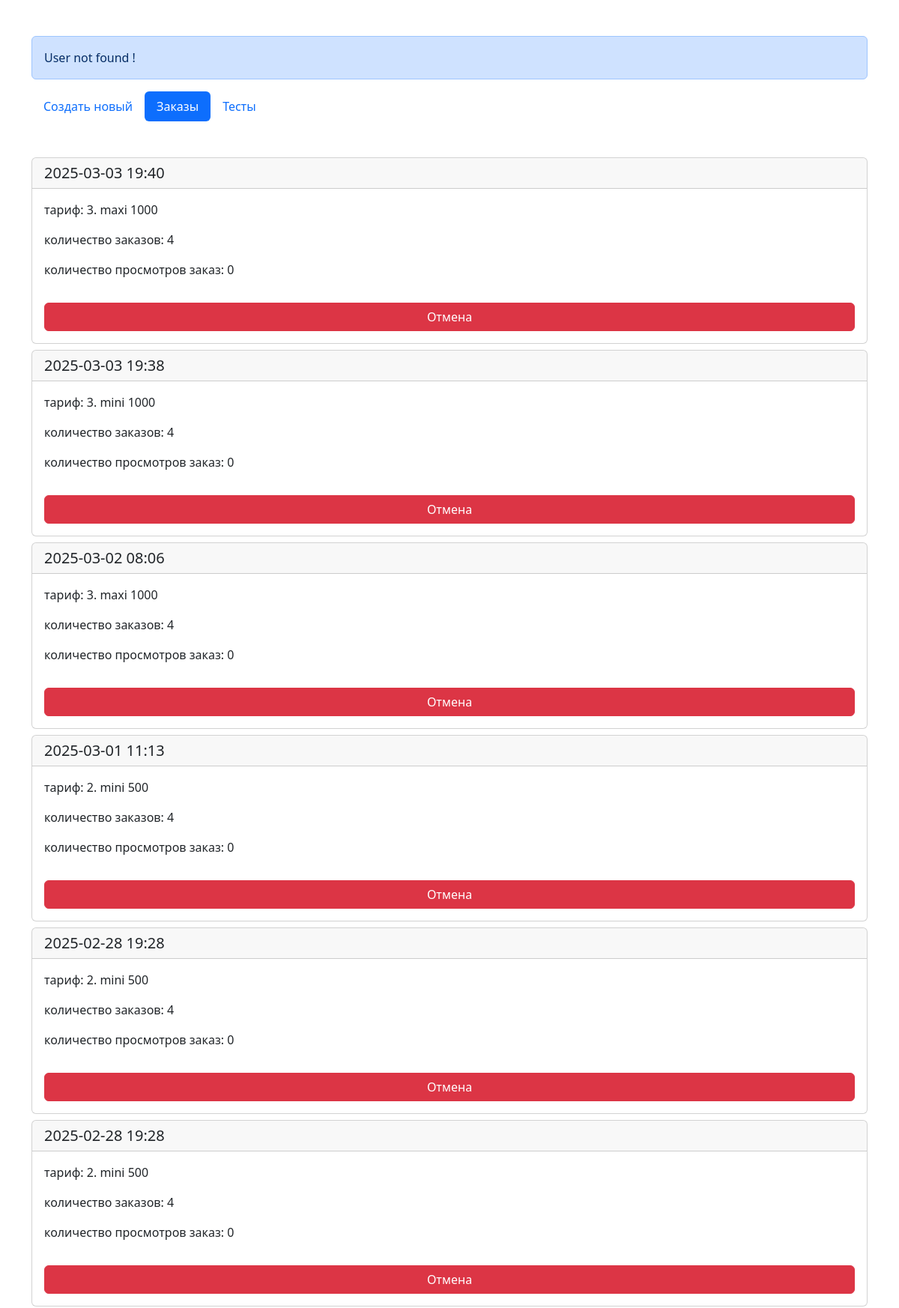
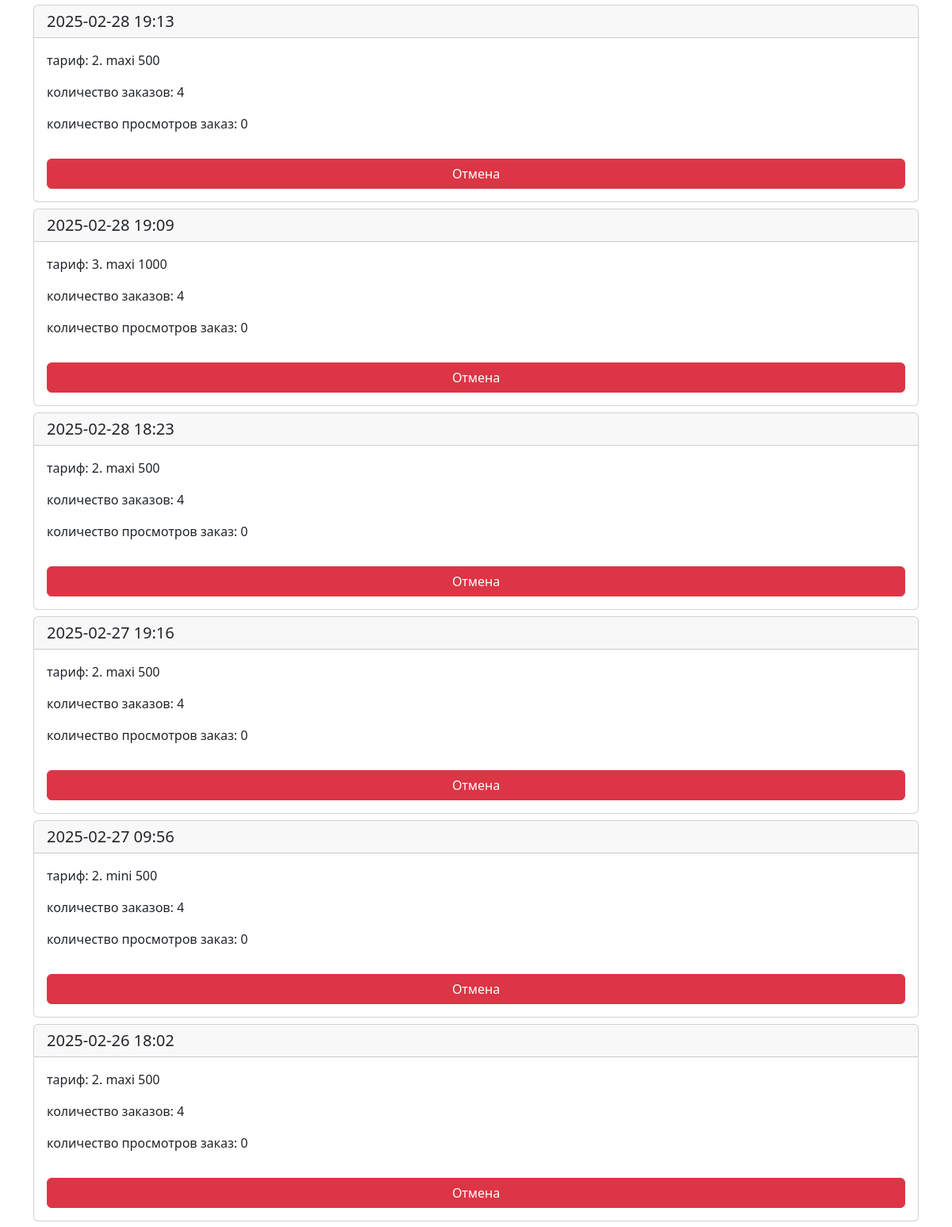
The page /app/orders/ (upper part) on the database its author committed (2 pictures, top to bottom).
### main/models.py (models this page shows, shortened)
class Order(models.Model):
    date = models.DateTimeField(auto_now_add=True, blank=True, null=True)
    tarif = models.ForeignKey(Tarif, on_delete=models.SET_NULL, blank=True, null=True)
    client = models.ForeignKey(Client, on_delete=models.SET_NULL, blank=True, null=True)
    orders = models.TextField(blank=True, null=True)
    jap_orders = models.TextField(blank=True, null=True)
    for_test = models.BooleanField(default=False)
    publication = models.IntegerField("Публикаций", default=0)
    @property
    def count_orders(self):
        orders = self.orders.split(',') if self.orders else ','
        return orders.__len__()-1
    @property
    def count_jap_orders(self):
        orders = self.jap_orders.split(',') if self.jap_orders else ','
        return orders.__len__()-1

class Tarif(models.Model):
    name = models.CharField("Название тарифа", max_length=250)
    like = models.IntegerField("Лайков", default=0)
    like_speed = models.IntegerField("Скорость. Лайков", default=0)
    coverage = models.IntegerField("Охват", default=0)
    coverage_speed = models.IntegerField("Скорость. Охват", default=0)
    saved = models.IntegerField("Сохраненные", default=0)
    saved_speed = models.IntegerField("Скорость. Сохраненные", default=0)
    class Meta:
        verbose_name = "Тариф"
        verbose_name_plural = "Тарифы"
        ordering = ['name']

### main/views.py (the view)
# urls.py: path('orders/', orders, name='orders'),
def orders(request):
    orders = Order.objects.filter(for_test=False).order_by('-id')
    return render(request, 'orders.html', {'orders': orders})

### templates/orders.html (shortened to what this page needs)
<!DOCTYPE html>
<html lang="en">
<head>
    <link href="https://cdn.jsdelivr.net/npm/bootstrap@5.3.3/dist/css/bootstrap.min.css" rel="stylesheet">
</head>
<body>
    <div id="error" class="mt-5 container">
        <div class="alert alert-primary fade show" role="alert">
            User not found !
        </div>
    </div>
    <div class="container" id="main_content">
        <ul class="nav nav-pills mt-3">
            <li class="nav-item">
                <a class="nav-link" href="/app/">Создать новый</a>
            </li>
            <li class="nav-item">
                <a class="nav-link active" href="#">Заказы</a>
            </li>
            <li class="nav-item">
                <a class="nav-link" href="/app/test_orders/">Тесты</a>
            </li>
        </ul>
        <div class="cards mt-5">
            {% for order in orders %}
                <div class="card mb-2">
                    <h5 class="card-header">{{order.date|date:'Y-m-d H:i'}}</h5>
                    <div class="card-body">
                        <p class="card-text">тариф: {{order.tarif.name}}</p>
                        <p class="card-text">количество заказов: {{order.count_orders}}</p>
                        <p class="card-text">количество просмотров заказ: {{order.count_jap_orders}}</p>
                        <button type="button" class="btn btn-danger w-100 mt-3" data-bs-toggle="modal" data-bs-target="#exampleModal{{order.id}}">Отмена</button>
                    </div>
                </div>
            {% endfor %}
        </div>
    </div>
</body>
</html>

### rows shown on the page
Order: date "2025-03-03 19:40", tarif.name "3. maxi 1000", count_orders "4", count_jap_orders "0"
Order: date "2025-03-03 19:38", tarif.name "3. mini 1000", count_orders "4", count_jap_orders "0"
Order: date "2025-03-02 08:06", tarif.name "3. maxi 1000", count_orders "4", count_jap_orders "0"
Order: date "2025-03-01 11:13", tarif.name "2. mini 500", count_orders "4", count_jap_orders "0"
Order: date "2025-02-28 19:28", tarif.name "2. mini 500", count_orders "4", count_jap_orders "0"
Order: date "2025-02-28 19:28", tarif.name "2. mini 500", count_orders "4", count_jap_orders "0"
Order: date "2025-02-28 19:13", tarif.name "2. maxi 500", count_orders "4", count_jap_orders "0"
Order: date "2025-02-28 19:09", tarif.name "3. maxi 1000", count_orders "4", count_jap_orders "0"
Order: date "2025-02-28 18:23", tarif.name "2. maxi 500", count_orders "4", count_jap_orders "0"
Order: date "2025-02-27 19:16", tarif.name "2. maxi 500", count_orders "4", count_jap_orders "0"
Order: date "2025-02-27 09:56", tarif.name "2. mini 500", count_orders "4", count_jap_orders "0"
Order: date "2025-02-26 18:02", tarif.name "2. maxi 500", count_orders "4", count_jap_orders "0"
